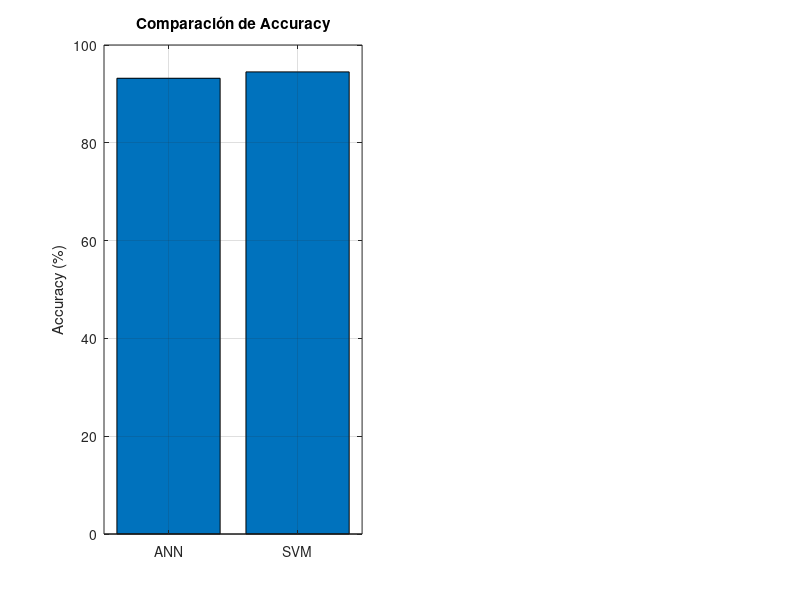

The MATLAB source for this figure: (Note: this script raises an error after producing the figure.)
% Valores reales (ajusta con los tuyos)
accuracy_ann = 93.2;
accuracy_svm = 94.5;

error_ann = 0.071;
error_svm = 0.058;

figure;

% --- Gráfica 1: Accuracy ---
subplot(1,2,1)

acc_values = [accuracy_ann accuracy_svm];

b1 = bar(acc_values);

set(gca,'XTickLabel',{'ANN','SVM'});

ylabel('Accuracy (%)');
title('Comparación de Accuracy');

grid on;

% Tags accuracy
xtips1 = b1.XEndPoints;
ytips1 = b1.YEndPoints;

labels1 = string(acc_values);

text(xtips1, ytips1, labels1,...
    'HorizontalAlignment','center',...
    'VerticalAlignment','bottom');


% --- Gráfica 2: Error ---
subplot(1,2,2)

err_values = [error_ann error_svm];

b2 = bar(err_values);

set(gca,'XTickLabel',{'ANN','SVM'});

ylabel('Error');
title('Comparación de Error');

grid on;

% Tags error
xtips2 = b2.XEndPoints;
ytips2 = b2.YEndPoints;

labels2 = string(err_values);

text(xtips2, ytips2, labels2,...
    'HorizontalAlignment','center',...
    'VerticalAlignment','bottom');
